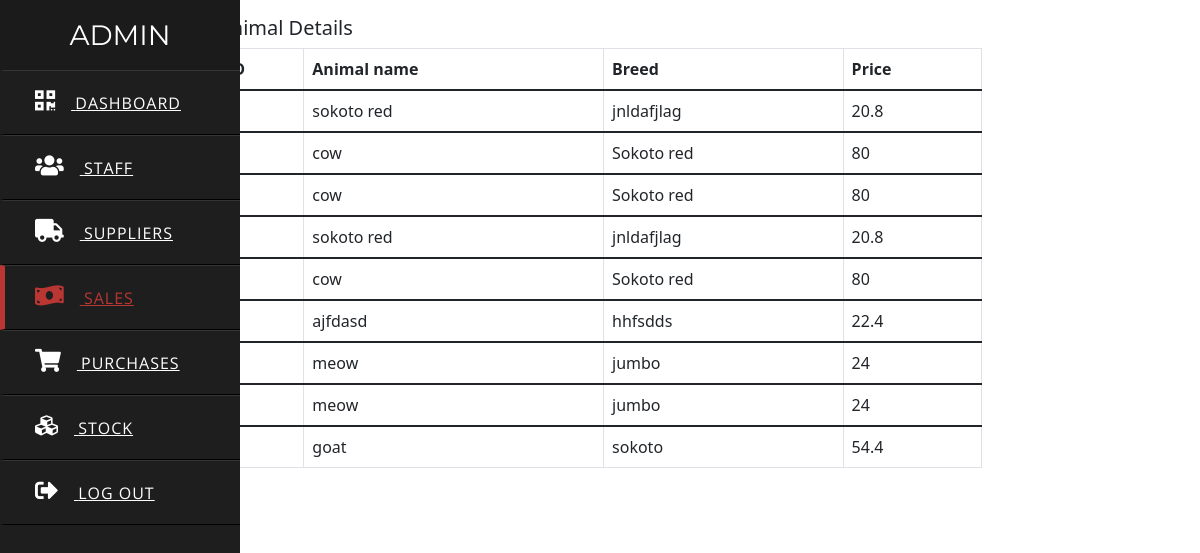
/admin/sales.php, run on the app's committed database.
### tables this page shows
CREATE TABLE `sales` (
  `animal_id` int(11) NOT NULL,
  `animal_name` text NOT NULL,
  `animal_breed` text NOT NULL,
  `selling_price` double NOT NULL,
  `sale_date` date NOT NULL
);

### admin/sales.php (the view, shortened to what this page needs)
<?php
    include "connect.php";
?>
<!DOCTYPE html>
<html lang="en" dir="ltr">
  <head>
    <link rel="stylesheet" href="style.css">
    <link rel="stylesheet" href="https://cdnjs.cloudflare.com/ajax/libs/font-awesome/5.15.3/css/all.min.css"/>
    <link href="https://cdn.jsdelivr.net/npm/bootstrap@5.1.3/dist/css/bootstrap.min.css" rel="stylesheet">
  </head>
  <body>
  <div class="sidebar">
      <header>ADMIN</header>
      <a href="adminindex.php">
        <i class="fas fa-qrcode"></i>
        <span>Dashboard</span>
      </a>
      <a href="staffinfo.php">
        <i class="fas fa-users"></i>
        <span>Staff</span>
      </a>
      <a href="suppliers.php">
        <i class="fas fa-truck"></i>
        <span>Suppliers</span>
      </a>
      <a href="sales.php" class="active">
        <i class="fas fa-money-bill-wave"></i>
        <span>Sales</span>
      </a>
      <a href="purchases.php">
        <i class="fas fa-shopping-cart"></i>
        <span>Purchases</span>
      </a>
      <a href="stock.php">
        <i class="fas fa-cubes"></i>
        <span>Stock</span>
      </a>
      <a href="index.php">
         <i class="fas fa-sign-out-alt"></i>
        <span>Log Out</span>
      </a>
    </div>
    <div class="container">
             <div class="jumbotron">
                    <div class="card_main">
                            <div class="card-body">
                                <h5 class="card-title">Animal Details</h5>
                                <table class="table table-hover table-bordered">
                                        <thead>
                                            <tr>
                                            <th scope="col">ID</th>
                                            <th scope="col">Animal name</th>
                                            <th scope="col">Breed</th>
                                            <th scope="col">Price</th>
                                            </tr>
                                        </thead>
                                        <?php
                                              $s = mysqli_query($conn,"select*from sales");
                                              while($r=mysqli_fetch_array($s))
                                              {
                                              ?>
                                                <tbody>
                                                <tr>
                                                         <th><?php echo $r['animal_id'];?></th>
                                                         <td><?php echo $r['animal_name'];?></td>
                                                         <td><?php echo $r['animal_breed'];?></td>
                                                         <td><?php echo $r['selling_price'];?></td>
                                                </tr>
                                            </tbody>
                                            <?php
                                              }
                                           ?>
                                 </table>
                            </div>
                    </div>
                </div>
         </div>
</body>
</html>

### admin/style.css (style rules this page uses)
* { margin: 0; padding: 0; text-decoration: none; }
.sidebar { position: fixed; width: 240px; left: 0; height: 100%; background: #1e1e1e; transition: all .5s ease; }
.sidebar header { font-size: 28px; color: white; line-height: 70px; text-align: center; background: #1b1b1b; user-select: none; font-family: 'Montserrat', sans-serif; }
.sidebar a { display: block; height: 65px; width: 100%; color: white; line-height: 65px; padding-left: 30px; box-sizing: border-box; border-bottom: 1px solid black; border-top: 1px solid rgba(255,255,255,.1); border-left: 5px solid transparent; font-family: 'Open Sans', sans-serif; transition: all .5s ease; }
a.active,a:hover { border-left: 5px solid #b93632; color: #b93632; }
.sidebar a i { font-size: 23px; margin-right: 16px; }
.sidebar a span { letter-spacing: 1px; text-transform: uppercase; }
.card-body { margin: 0 10rem; }

### data on the page
sales: animal_name "sokoto red", animal_breed "jnldafjlag", selling_price "20.8"
sales: animal_name "cow", animal_breed "Sokoto red", selling_price "80"
sales: animal_name "cow", animal_breed "Sokoto red", selling_price "80"
sales: animal_name "sokoto red", animal_breed "jnldafjlag", selling_price "20.8"
sales: animal_name "cow", animal_breed "Sokoto red", selling_price "80"
sales: animal_name "ajfdasd", animal_breed "hhfsdds", selling_price "22.4"
sales: animal_name "meow", animal_breed "jumbo", selling_price "24"
sales: animal_name "meow", animal_breed "jumbo", selling_price "24"
sales: animal_name "goat", animal_breed "sokoto", selling_price "54.4"
